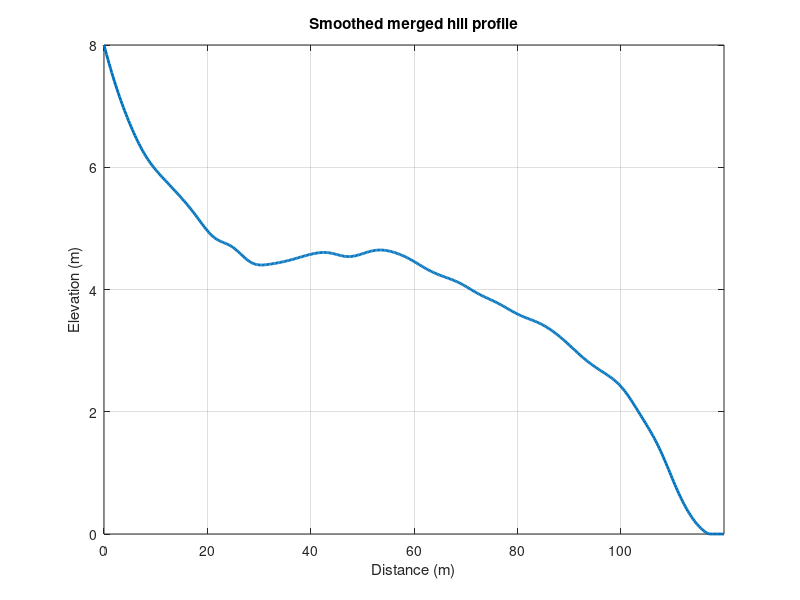

The MATLAB source for this figure:
%% Smoothed merged hill profile
% Run to load distance_m and height_m and display the hill.
% Distance and elevation are in meters; samples follow travel order.
% Light distance-based Gaussian smoothing: sigma = 2 m.
% Start = 8 m, finish = 0 m; tiny below-finish dip removed.
% Source: 1 = GPS-derived region; 2 = model continuation region.
% Smoothing blends adjacent data across the join.
% Uses the previously shifted composite alignment, not a surveyed route.
% Use KartEnergyApp(distance_m, height_m) to load this terrain into the app.

% Columns: distance_m, height_m, source_segment
profile_data = [
    0 8 1
    0.249957156275 7.92036759764 1
    0.499914312549 7.84264628677 1
    0.749871468824 7.76665054118 1
    0.999828625098 7.69227640179 1
    1.24978578137 7.61947934605 1
    1.49974293765 7.54825365212 1
    1.74970009392 7.47861419188 1
    1.9996572502 7.41058138855 1
    2.24961440647 7.34416980587 1
    2.49957156275 7.27938053502 1
    2.74952871902 7.21619724946 1
    2.99948587529 7.15458554026 1
    3.24944303157 7.09449494873 1
    3.49940018784 7.03586299283 1
    3.74935734412 6.97862042441 1
    3.99931450039 6.92269703281 1
    4.24927165667 6.86802734163 1
    4.49922881294 6.814555636 1
    4.74918596922 6.76223996678 1
    4.99914312549 6.71105486642 1
    5.24910028176 6.66099265012 1
    5.49905743804 6.61206328968 1
    5.74901459431 6.56429294192 1
    5.99897175059 6.51772129125 1
    6.24892890686 6.47239792564 1
    6.49888606314 6.42837801032 1
    6.74884321941 6.38571755338 1
    6.99880037569 6.34446857221 1
    7.24875753196 6.30467446861 1
    7.49871468824 6.26636590115 1
    7.74867184451 6.22955740702 1
    7.99862900078 6.19424497161 1
    8.24858615706 6.16040467626 1
    8.49854331333 6.12799491257 1
    8.74850046961 6.09695101351 1
    8.99845762588 6.06719034151 1
    9.24841478216 6.03861797945 1
    9.49837193843 6.01112755542 1
    9.74832909471 5.98460498883 1
    9.99828625098 5.95893212215 1
    10.2482434073 5.93399072143 1
    10.4982005635 5.90966570349 1
    10.7481577198 5.8858479863 1
    10.9981148761 5.86243673238 1
    11.2480720324 5.8393409286 1
    11.4980291886 5.81648029612 1
    11.7479863449 5.79378556569 1
    11.9979435012 5.77119818532 1
    12.2479006575 5.74866954868 1
    12.4978578137 5.72615984405 1
    12.74781497 5.70363664855 1
    12.9977721263 5.68107339086 1
    13.2477292825 5.65844754607 1
    13.4976864388 5.6357390222 1
    13.7476435951 5.61292857083 1
    13.9976007514 5.58999635 1
    14.2475579076 5.56692070221 1
    14.4975150639 5.54367732214 1
    14.7474722202 5.52023964836 1
    14.9974293765 5.4965770704 1
    15.2473865327 5.47265593552 1
    15.497343689 5.44844032597 1
    15.7473008453 5.42389333872 1
    15.9972580016 5.39897862542 1
    16.2472151578 5.37366163819 1
    16.4971723141 5.34791417978 1
    16.7471294704 5.32171644022 1
    16.9970866267 5.29506001374 1
    17.2470437829 5.26795108526 1
    17.4970009392 5.24041351392 1
    17.7469580955 5.21249163213 1
    17.9969152518 5.18425256217 1
    18.246872408 5.15578784285 1
    18.4968295643 5.12721415574 1
    18.7467867206 5.09867294706 1
    18.9967438769 5.07032875959 1
    19.2467010331 5.04236612307 1
    19.4966581894 5.01498490473 1
    19.7466153457 4.98839409671 1
    19.996572502 4.96280412617 1
    20.2465296582 4.93841785099 1
    20.4964868145 4.91542067624 1
    20.7464439708 4.89397066131 1
    20.9964011271 4.87418736053 1
    21.2463582833 4.85614276939 1
    21.4963154396 4.83985347526 1
    21.7462725959 4.82527514818 1
    21.9962297522 4.81230003449 1
    22.2461869084 4.80075795274 1
    22.4961440647 4.79042105828 1
    22.746101221 4.78101235799 1
    22.9960583773 4.77221764677 1
    23.2460155335 4.76370023632 1
    23.4959726898 4.75511756334 1
    23.7459298461 4.74613855478 1
    23.9958870024 4.73646092102 1
    24.2458441586 4.72582671213 1
    24.4958013149 4.71403544647 1
    24.7457584712 4.70095391801 1
    24.9957156275 4.68652214082 1
    25.2456727837 4.67075519293 1
    25.49562994 4.6537410234 1
    25.7455870963 4.63563455655 1
    25.9955442525 4.61664864395 1
    26.2455014088 4.59704273982 1
    26.4954585651 4.57710942396 1
    26.7454157214 4.55716051296 1
    26.9953728776 4.53751296736 1
    27.2453300339 4.51847535829 1
    27.4952871902 4.50033552852 1
    27.7452443465 4.48334993391 1
    27.9952015027 4.46773503595 1
    28.245158659 4.45366100054 1
    28.4951158153 4.44124784314 1
    28.7450729716 4.43056404801 1
    28.9950301278 4.42162756527 1
    29.2449872841 4.41440899667 1
    29.4949444404 4.40883684321 1
    29.7449015967 4.40480408498 1
    29.9948587529 4.40217596167 1
    30.2448159092 4.40079837902 1
    30.4947730655 4.40050645172 1
    30.7447302218 4.40113264149 1
    30.994687378 4.40251367123 1
    31.2446445343 4.40449848026 1
    31.4946016906 4.40695211578 1
    31.7445588469 4.40975927961 1
    31.9945160031 4.41282633102 1
    32.2444731594 4.41608196489 1
    32.4944303157 4.41947673959 1
    32.744387472 4.42297975744 1
    32.9943446282 4.4265770045 1
    33.2443017845 4.43026803455 1
    33.4942589408 4.43406241622 1
    33.7442160971 4.43797615476 1
    33.9941732533 4.44202844661 1
    34.2441304096 4.44623880416 1
    34.4940875659 4.45062469622 1
    34.7440447222 4.45519979535 1
    34.9940018784 4.45997282769 1
    35.2439590347 4.46494698883 1
    35.493916191 4.4701198534 1
    35.7438733473 4.47548368221 1
    35.9938305035 4.48102601842 1
    36.2437876598 4.48673046267 1
    36.4937448161 4.49257752581 1
    36.7437019724 4.49854542366 1
    36.9936591286 4.50461007987 1
    37.2436162849 4.51074730924 1
    37.4935734412 4.5169323628 1
    37.7435305974 4.52314023192 1
    37.9934877537 4.529345779 1
    38.24344491 4.53552371316 1
    38.4934020663 4.54164848862 1
    38.7433592225 4.54769453796 1
    38.9933163788 4.55363516976 1
    39.2432735351 4.55944256514 1
    39.4932306914 4.56508739873 1
    39.7431878476 4.57053846411 1
    39.9931450039 4.57576233737 1
    40.2431021602 4.58072286371 1
    40.4930593165 4.58538100084 1
    40.7430164727 4.58969464567 1
    40.992973629 4.59361863274 1
    41.2429307853 4.59710497442 1
    41.4928879416 4.60010342189 1
    41.7428450978 4.60256242658 1
    41.9928022541 4.60443057136 1
    42.2427594104 4.60565851668 1
    42.4927165667 4.60620142706 1
    42.7426737229 4.60602193141 1
    42.9926308792 4.60509349084 1
    43.2425880355 4.60340380065 1
    43.4925451918 4.60095820052 1
    43.742502348 4.59778272457 1
    43.9924595043 4.59392647346 1
    44.2424166606 4.58946299733 1
    44.4923738169 4.58449042152 1
    44.7423309731 4.57913012654 1
    44.9922881294 4.57352390449 1
    45.2422452857 4.56782964608 1
    45.492202442 4.56221562281 1
    45.7421595982 4.55685399356 1
    45.9921167545 4.55191380841 1
    46.2420739108 4.54755378404 1
    46.4920310671 4.54391560581 1
    46.7419882233 4.54111814843 1
    46.9919453796 4.53925299937 1
    47.2419025359 4.53838154907 1
    47.4918596922 4.5385337698 1
    47.7418168484 4.53970865654 1
    47.9917740047 4.54187617013 1
    48.241731161 4.54498039786 1
    48.4916883173 4.54894358738 1
    48.7416454735 4.55367068827 1
    48.9916026298 4.55905400692 1
    49.2415597861 4.56497766056 1
    49.4915169424 4.57132155947 1
    49.7414740986 4.57796475184 1
    49.9914312549 4.58478809893 1
    50.2413884112 4.59167616278 1
    50.4913455674 4.59851854209 1
    50.7413027237 4.60521072552 1
    50.99125988 4.6116545927 1
    51.2412170363 4.6177587446 1
    51.4911741925 4.62343864697 1
    51.7411313488 4.62861718743 1
    51.9910885051 4.63322513682 1
    52.2410456614 4.6372017706 1
    52.4910028176 4.64049562342 1
    52.7409599739 4.6430652779 1
    52.9909171302 4.64488008515 1
    53.2408742865 4.64592099794 1
    53.4908314427 4.64618009392 1
    53.740788599 4.64566089473 1
    53.9907457553 4.64437782537 1
    54.2407029116 4.64235509919 1
    54.4906600678 4.63962512242 1
    54.7406172241 4.63622659643 1
    54.9905743804 4.63220205015 1
    55.2405315367 4.62759626011 1
    55.4904886929 4.62245333223 1
    55.7404458492 4.61681448485 1
    55.9904030055 4.61071610737 1
    56.2403601618 4.60418822706 1
    56.490317318 4.59725348976 1
    56.7402744743 4.58992672671 1
    56.9902316306 4.58221514093 1
    57.2401887869 4.57411910595 1
    57.4901459431 4.56563352788 1
    57.7401030994 4.5567497329 1
    57.9900602557 4.54745760062 1
    58.240017412 4.53774797321 1
    58.4899745682 4.52761509336 1
    58.7399317245 4.51705889833 1
    58.9898888808 4.50608698919 1
    59.2398460371 4.4947161112 1
    59.4898031933 4.48297309267 1
    59.7397603496 4.4708950948 1
    59.9897175059 4.45852916998 1
    60.2396746622 4.44593115621 1
    60.4896318184 4.43316398842 1
    60.7395889747 4.42029555346 1
    60.989546131 4.40739625046 1
    61.2395032873 4.39453629926 1
    61.4894604435 4.38178337653 1
    61.7394175998 4.36920045046 1
    61.9893747561 4.35684373516 1
    62.2393319124 4.34476120816 1
    62.4892890686 4.33299181513 1
    62.7392462249 4.32156506664 1
    62.9892033812 4.31050110058 1
    63.2391605374 4.29981112246 1
    63.4891176937 4.289498111 1
    63.73907485 4.27955766536 1
    63.9890320063 4.26997887441 1
    64.2389891625 4.26074510517 1
    64.4889463188 4.25183469701 1
    64.7389034751 4.24322144735 1
    64.9888606314 4.23487469621 1
    65.2388177876 4.22675948945 1
    65.4887749439 4.21883654864 1
    65.7387321002 4.2110622262 1
    65.9886892565 4.20338853194 1
    66.2386464127 4.19576331538 1
    66.488603569 4.18813070869 1
    66.7385607253 4.18043188928 1
    66.9885178816 4.17260620114 1
    67.2384750378 4.16459264045 1
    67.4884321941 4.15633167526 1
    67.7383893504 4.147767428 1
    67.9883465067 4.13884969589 1
    68.2383036629 4.12953625969 1
    68.4882608192 4.11979526051 1
    68.7382179755 4.10960704779 1
    68.9881751318 4.09896569791 1
    69.238132288 4.08787999628 1
    69.4880894443 4.07637377764 1
    69.7380466006 4.06448555562 1
    69.9880037569 4.05226741679 1
    70.2379609131 4.03978315374 1
    70.4879180694 4.02710586567 1
    70.7378752257 4.01431500499 1
    70.987832382 4.00149292459 1
    71.2377895382 3.9887212964 1
    71.4877466945 3.97607751298 1
    71.7377038508 3.96363126687 1
    71.9876610071 3.95144149275 1
    72.2376181633 3.93955389471 1
    72.4875753196 3.92799908354 1
    72.7375324759 3.91679136414 1
    72.9874896322 3.90592848222 1
    73.2374467884 3.89539211963 1
    73.4874039447 3.88514915354 1
    73.737361101 3.87515359775 1
    73.9873182573 3.86534908021 1
    74.2372754135 3.85567184038 1
    74.4872325698 3.84605389894 1
    74.7371897261 3.83642634809 1
    74.9871468824 3.82672259286 1
    75.2371040386 3.8168813803 1
    75.4870611949 3.80684948497 1
    75.7370183512 3.79658394346 1
    75.9869755074 3.78605375926 1
    76.2369326637 3.77524102937 1
    76.48688982 3.76414147431 1
    76.7368469763 3.75276438119 1
    76.9868041325 3.74113188989 1
    77.2367612888 3.72927795924 1
    77.4867184451 3.71724694348 1
    77.7366756014 3.70509149252 1
    77.9866327576 3.69287041773 1
    78.2365899139 3.68064642108 1
    78.4865470702 3.66848367232 1
    78.7365042265 3.65644539163 1
    78.9864613827 3.64459151919 1
    79.236418539 3.63297654655 1
    79.4863756953 3.62164757747 1
    79.7363328516 3.61064267601 1
    79.9862900078 3.59998954854 1
    80.2362471641 3.58970459339 1
    80.4862043204 3.57979233772 1
    80.7361614767 3.57024522888 1
    80.9861186329 3.56104385369 1
    81.2360757892 3.55215765227 1
    81.4860329455 3.54354560878 1
    81.7359901018 3.53515753982 1
    81.985947258 3.52693549298 1
    82.2359044143 3.51881534734 1
    82.4858615706 3.51072856298 1
    82.7358187269 3.50260401925 1
    82.9857758831 3.49436989118 1
    83.2357330394 3.48595551171 1
    83.4856901957 3.47729316483 1
    83.735647352 3.46831975178 1
    83.9856045082 3.45897827039 1
    84.2355616645 3.44921906594 1
    84.4855188208 3.43900079241 1
    84.7354759771 3.42829084425 1
    84.9854331333 3.41706567409 1
    85.2353902896 3.40531059946 1
    85.4853474459 3.39301928114 1
    85.7353046022 3.38019296981 1
    85.9852617584 3.36683907153 1
    86.2352189147 3.35296986346 1
    86.485176071 3.3386012256 1
    86.7351332273 3.32375122597 1
    86.9850903835 3.30843890759 1
    87.2350475398 3.2926832743 1
    87.4850046961 3.27650269348 1
    87.7349618524 3.25991456274 1
    87.9849190086 3.24293536834 1
    88.2348761649 3.22558108211 1
    88.4848333212 3.20786782163 1
    88.7347904774 3.1898127795 1
    88.9847476337 3.17143532292 1
    89.23470479 3.15275800736 1
    89.4846619463 3.13380741995 1
    89.7346191025 3.11461497863 1
    89.9845762588 3.09521741548 1
    90.2345334151 3.07565698958 1
    90.4844905714 3.05598116736 1
    90.7344477276 3.03624205813 1
    90.9844048839 3.01649543986 1
    91.2343620402 2.99679931463 1
    91.4843191965 2.97721256775 1
    91.7342763527 2.95779314581 1
    91.984233509 2.93859626134 1
    92.2341906653 2.9196725044 1
    92.4841478216 2.90106646934 1
    92.7341049778 2.88281534446 1
    92.9840621341 2.86494794329 1
    93.2340192904 2.84748401642 1
    93.4839764467 2.83043430325 2
    93.7339336029 2.81380068741 2
    93.9838907592 2.79757689853 2
    94.2338479155 2.78174920142 2
    94.4838050718 2.76629772514 2
    94.733762228 2.75119735467 2
    94.9837193843 2.73641860943 2
    95.2336765406 2.72192849221 2
    95.4836336969 2.70769039786 2
    95.7335908531 2.69366412083 2
    95.9835480094 2.6798053131 2
    96.2335051657 2.66606463038 2
    96.483462322 2.65238656348 2
    96.7334194782 2.63870825122 2
    96.9833766345 2.62495836594 2
    97.2333337908 2.61105661916 2
    97.4832909471 2.59691288693 2
    97.7332481033 2.58242772408 2
    97.9832052596 2.5674932316 2
    98.2331624159 2.55199442688 2
    98.4831195722 2.53581243614 2
    98.7330767284 2.51882745266 2
    98.9830338847 2.50092256194 2
    99.232991041 2.48198789645 2
    99.4829481973 2.46192520322 2
    99.7329053535 2.44065217766 2
    99.9828625098 2.41810653857 2
    100.232819666 2.39424931219 2
    100.482776822 2.36906781643 2
    100.732733979 2.34257714719 2
    100.982691135 2.3148205792 2
    101.232648291 2.28586843367 2
    101.482605447 2.25581604877 2
    101.732562604 2.22477994825 2
    101.98251976 2.19289285637 2
    102.232476916 2.16029820941 2
    102.482434073 2.12714292697 2
    102.732391229 2.09357021849 2
    102.982348385 2.05971238962 2
    103.232305541 2.025684153 2
    103.482262698 1.99157603503 2
    103.732219854 1.95744937076 2
    103.98217701 1.92333267283 2
    104.232134166 1.88921971093 2
    104.482091323 1.85506926438 2
    104.732048479 1.8208068991 2
    104.982005635 1.78632853293 2
    105.231962792 1.75150576531 2
    105.481919948 1.71619224937 2
    105.731877104 1.68023149374 2
    105.98183426 1.64346504653 2
    106.231791417 1.60574061901 2
    106.481748573 1.56692072576 2
    106.731705729 1.52689012919 2
    106.981662885 1.48556231284 2
    107.231620042 1.44288556643 2
    107.481577198 1.39884555806 2
    107.731534354 1.35346770685 2
    107.981491511 1.30681766183 2
    108.231448667 1.25899955569 2
    108.481405823 1.21015359825 2
    108.731362979 1.16045116902 2
    108.981320136 1.11008927459 2
    109.231277292 1.05928380313 2
    109.481234448 1.00826266896 2
    109.731191605 0.957258047098 2
    109.981148761 0.906499355632 2
    110.231105917 0.856206948415 2
    110.481063073 0.806585946981 2
    110.73102023 0.757821547263 2
    110.980977386 0.710075958563 2
    111.230934542 0.66348731406 2
    111.480891698 0.618168082849 2
    111.730848855 0.574206835627 2
    111.980806011 0.531670078662 2
    112.230763167 0.490604490474 2
    112.480720324 0.451041212994 2
    112.73067748 0.412999002804 2
    112.980634636 0.376487559096 2
    113.230591792 0.34151050305 2
    113.480548949 0.308067622082 2
    113.730506105 0.27615725102 2
    113.980463261 0.245777267514 2
    114.230420417 0.216926013418 2
    114.480377574 0.18960321438 2
    114.73033473 0.163809877643 2
    114.980291886 0.139549320322 2
    115.230249043 0.116827867721 2
    115.480206199 0.0956557146732 2
    115.730163355 0.0760476074083 2
    115.980120511 0.0580235608104 2
    116.230077668 0.0416090777744 2
    116.480034824 0.0268348558835 2
    116.72999198 0.0137352153454 2
    116.979949136 0.00234613496046 2
    117.229906293 0 2
    117.479863449 0 2
    117.729820605 0 2
    117.979777762 0 2
    118.229734918 0 2
    118.479692074 0 2
    118.72964923 0 2
    118.979606387 0 2
    119.229563543 0 2
    119.479520699 0 2
    119.729477855 0 2
    119.979435012 0 2
];

distance_m = profile_data(:, 1);
height_m = profile_data(:, 2);
source_segment = profile_data(:, 3);
join_distance_m = 93.4392930779;
join_height_m = 2.83348218006;

figure('Color', 'w', 'Name', 'Smoothed hill profile');
plot(distance_m, height_m, 'LineWidth', 2);
grid on;
xlabel('Distance (m)');
ylabel('Elevation (m)');
title('Smoothed merged hill profile');
xlim([0 distance_m(end)]);
